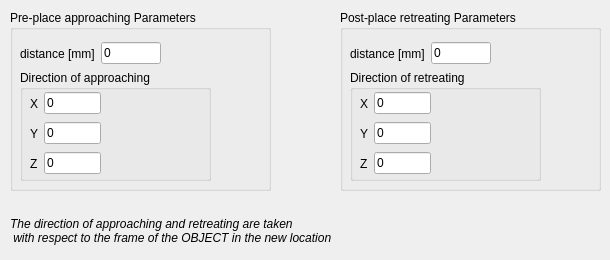
   <widget class="QWidget" name="tab_place">
    <attribute name="title">
     <string>Place settings</string>
    </attribute>
    <widget class="QGroupBox" name="groupBox_pre_place">
     <property name="geometry">
      <rect>
       <x>10</x>
       <y>10</y>
       <width>261</width>
       <height>181</height>
      </rect>
     </property>
     <property name="title">
      <string>Pre-place approaching Parameters</string>
     </property>
     <widget class="QWidget" name="layoutWidget_dist_4">
      <property name="geometry">
       <rect>
        <x>10</x>
        <y>30</y>
        <width>141</width>
        <height>27</height>
       </rect>
      </property>
      <layout class="QHBoxLayout" name="horizontalLayout_22">
       <item>
        <widget class="QLabel" name="label_39">
         <property name="text">
          <string>distance [mm]</string>
         </property>
        </widget>
       </item>
       <item>
        <widget class="QLineEdit" name="lineEdit_pre_place_dist">
         <property name="text">
          <string>0</string>
         </property>
        </widget>
       </item>
      </layout>
     </widget>
     <widget class="QGroupBox" name="groupBox_12">
      <property name="geometry">
       <rect>
        <x>10</x>
        <y>60</y>
        <width>191</width>
        <height>111</height>
       </rect>
      </property>
      <property name="title">
       <string>Direction of approaching</string>
      </property>
      <widget class="QWidget" name="layoutWidget_18">
       <property name="geometry">
        <rect>
         <x>10</x>
         <y>50</y>
         <width>71</width>
         <height>27</height>
        </rect>
       </property>
       <layout class="QHBoxLayout" name="horizontalLayout_38">
        <item>
         <widget class="QLabel" name="label_106">
          <property name="text">
           <string>Y</string>
          </property>
         </widget>
        </item>
        <item>
         <widget class="QLineEdit" name="lineEdit_pre_place_y">
          <property name="text">
           <string>0</string>
          </property>
         </widget>
        </item>
       </layout>
      </widget>
      <widget class="QWidget" name="layoutWidget_19">
       <property name="geometry">
        <rect>
         <x>10</x>
         <y>80</y>
         <width>71</width>
         <height>27</height>
        </rect>
       </property>
       <layout class="QHBoxLayout" name="horizontalLayout_39">
        <item>
         <widget class="QLabel" name="label_107">
          <property name="text">
           <string>Z</string>
          </property>
         </widget>
        </item>
        <item>
         <widget class="QLineEdit" name="lineEdit_pre_place_z">
          <property name="text">
           <string>0</string>
          </property>
         </widget>
        </item>
       </layout>
      </widget>
      <widget class="QWidget" name="layoutWidget_eng_tol_pos_6">
       <property name="geometry">
        <rect>
         <x>10</x>
         <y>20</y>
         <width>71</width>
         <height>27</height>
        </rect>
       </property>
       <layout class="QHBoxLayout" name="horizontalLayout_40">
        <item>
         <widget class="QLabel" name="label_108">
          <property name="text">
           <string>X</string>
          </property>
         </widget>
        </item>
        <item>
         <widget class="QLineEdit" name="lineEdit_pre_place_x">
          <property name="text">
           <string>0</string>
          </property>
         </widget>
        </item>
       </layout>
      </widget>
     </widget>
    </widget>
    <widget class="QGroupBox" name="groupBox_post_place">
     <property name="geometry">
      <rect>
       <x>340</x>
       <y>10</y>
       <width>261</width>
       <height>181</height>
      </rect>
     </property>
     <property name="title">
      <string>Post-place retreating Parameters</string>
     </property>
     <widget class="QWidget" name="layoutWidget_dist_3">
      <property name="geometry">
       <rect>
        <x>10</x>
        <y>30</y>
        <width>141</width>
        <height>27</height>
       </rect>
      </property>
      <layout class="QHBoxLayout" name="horizontalLayout_21">
       <item>
        <widget class="QLabel" name="label_38">
         <property name="text">
          <string>distance [mm]</string>
         </property>
        </widget>
       </item>
       <item>
        <widget class="QLineEdit" name="lineEdit_post_place_dist">
         <property name="text">
          <string>0</string>
         </property>
        </widget>
       </item>
      </layout>
     </widget>
     <widget class="QGroupBox" name="groupBox_11">
      <property name="geometry">
       <rect>
        <x>10</x>
        <y>60</y>
        <width>191</width>
        <height>111</height>
       </rect>
      </property>
      <property name="title">
       <string>Direction of retreating</string>
      </property>
      <widget class="QWidget" name="layoutWidget_16">
       <property name="geometry">
        <rect>
         <x>10</x>
         <y>50</y>
         <width>71</width>
         <height>27</height>
        </rect>
       </property>
       <layout class="QHBoxLayout" name="horizontalLayout_35">
        <item>
         <widget class="QLabel" name="label_103">
          <property name="text">
           <string>Y</string>
          </property>
         </widget>
        </item>
        <item>
         <widget class="QLineEdit" name="lineEdit_post_place_y">
          <property name="text">
           <string>0</string>
          </property>
         </widget>
        </item>
       </layout>
      </widget>
      <widget class="QWidget" name="layoutWidget_17">
       <property name="geometry">
        <rect>
         <x>10</x>
         <y>80</y>
         <width>71</width>
         <height>27</height>
        </rect>
       </property>
       <layout class="QHBoxLayout" name="horizontalLayout_36">
        <item>
         <widget class="QLabel" name="label_104">
          <property name="text">
           <string>Z</string>
          </property>
         </widget>
        </item>
        <item>
         <widget class="QLineEdit" name="lineEdit_post_place_z">
          <property name="text">
           <string>0</string>
          </property>
         </widget>
        </item>
       </layout>
      </widget>
      <widget class="QWidget" name="layoutWidget_eng_tol_pos_5">
       <property name="geometry">
        <rect>
         <x>10</x>
         <y>20</y>
         <width>71</width>
         <height>27</height>
        </rect>
       </property>
       <layout class="QHBoxLayout" name="horizontalLayout_37">
        <item>
         <widget class="QLabel" name="label_105">
          <property name="text">
           <string>X</string>
          </property>
         </widget>
        </item>
        <item>
         <widget class="QLineEdit" name="lineEdit_post_place_x">
          <property name="text">
           <string>0</string>
          </property>
         </widget>
        </item>
       </layout>
      </widget>
     </widget>
    </widget>
    <widget class="QLabel" name="label_pick_2">
     <property name="geometry">
      <rect>
       <x>10</x>
       <y>210</y>
       <width>361</width>
       <height>41</height>
      </rect>
     </property>
     <property name="font">
      <font>
       <italic>true</italic>
       <underline>false</underline>
      </font>
     </property>
     <property name="text">
      <string>The direction of approaching and retreating are taken 
 with respect to the frame of the OBJECT in the new location</string>
     </property>
    </widget>
   </widget>
